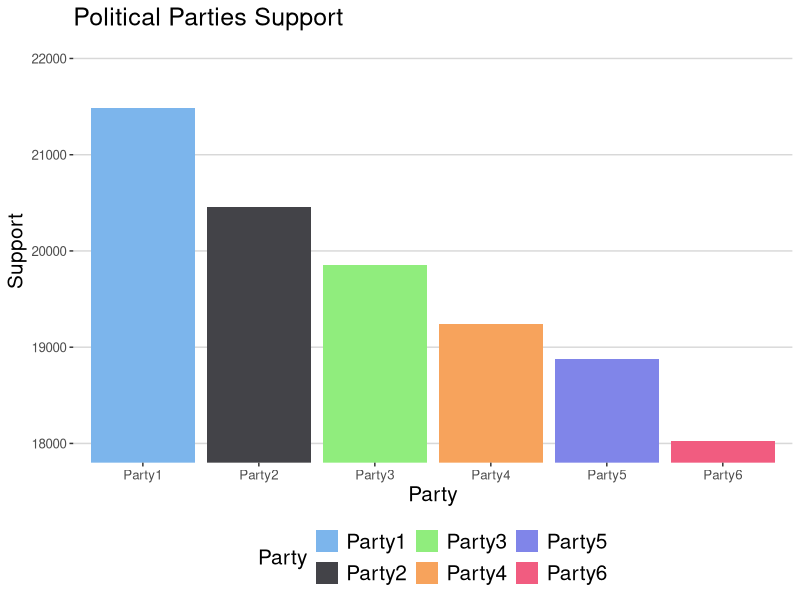
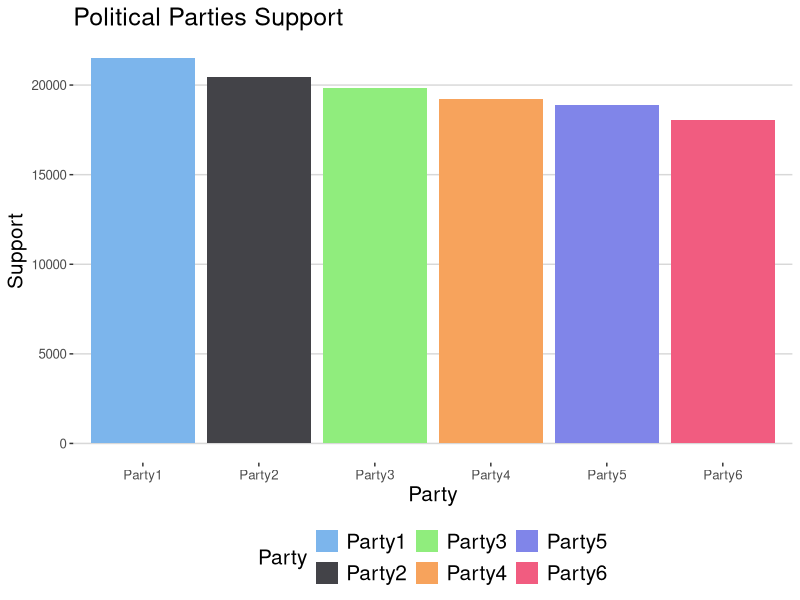
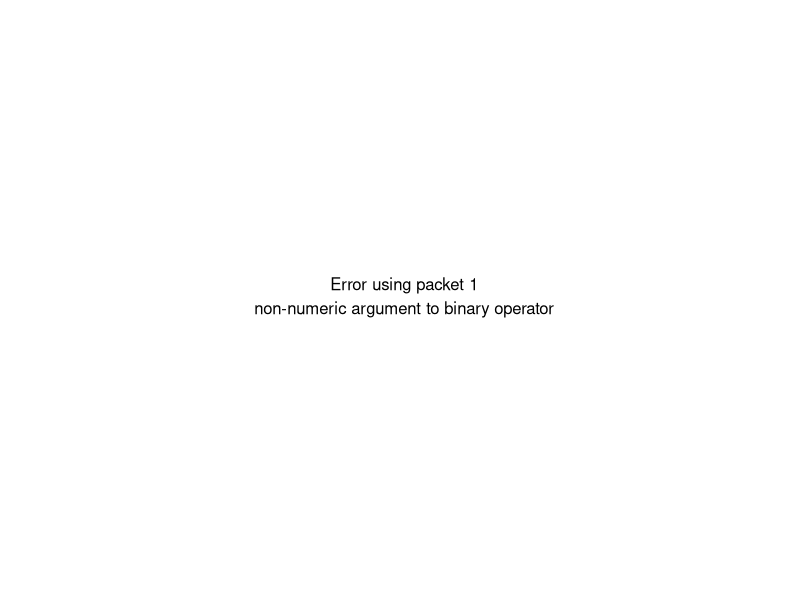
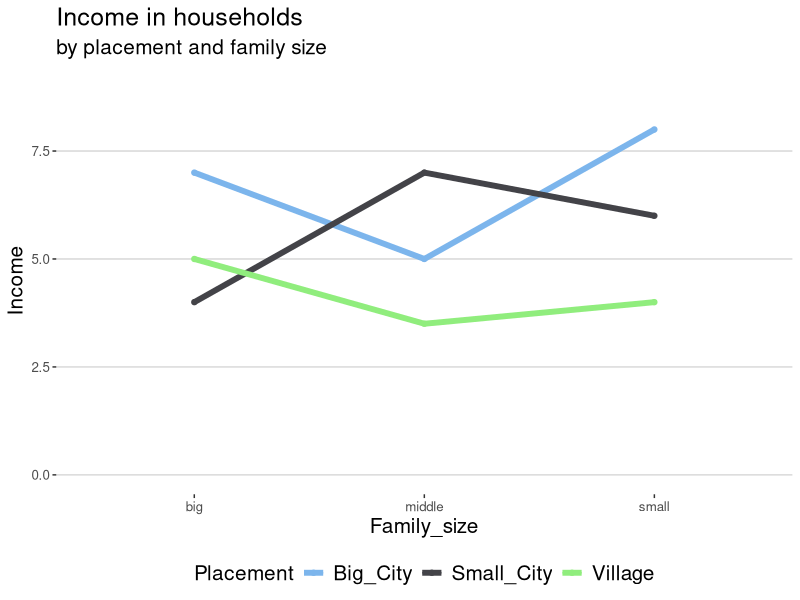
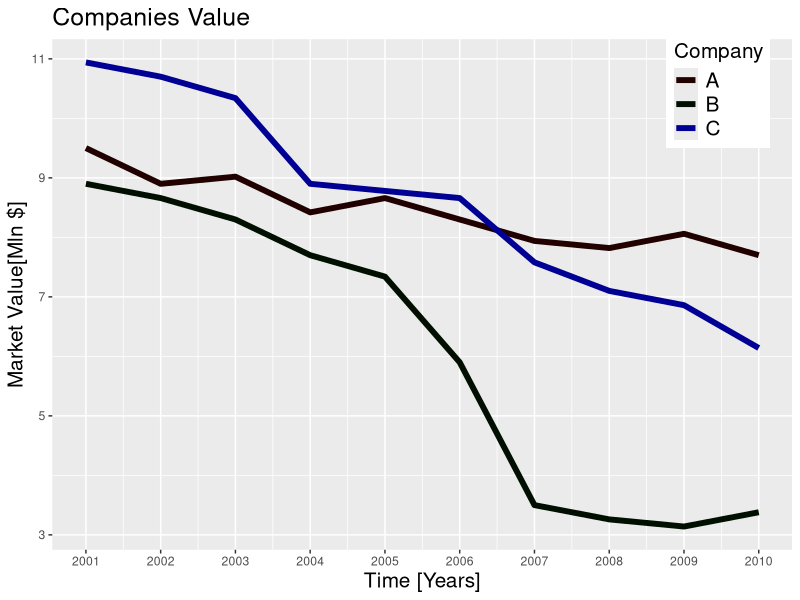
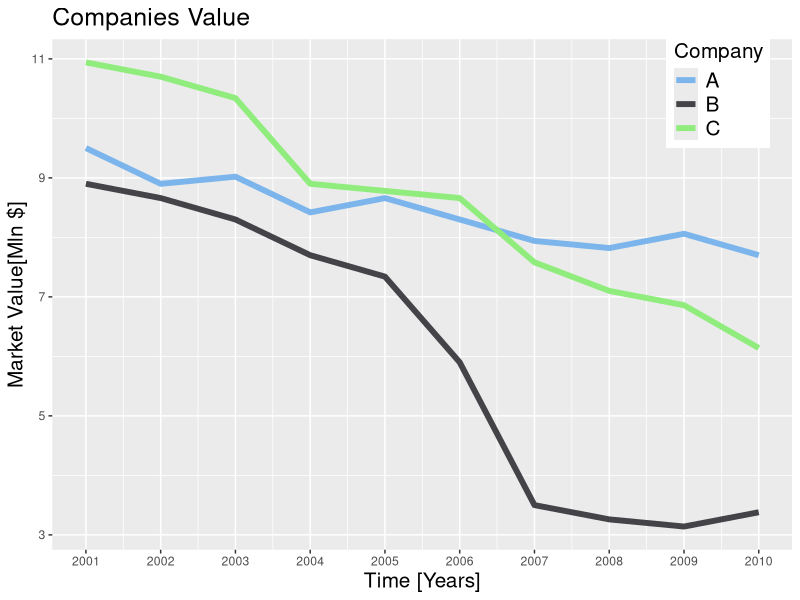

Recreate these plots in R, in order.
library(latticeExtra)
library(ggplot2)
library(ggthemes)

# 3. niepotrzebny trzeci wymiar w słupkowym

d <- read.table(text='Family_size   Income     Placement
   small   8   Big_City
   small   4   Village
   small   6   Small_City
   middle   7   Small_City
   middle   3.5   Village
   middle   5   Big_City
   big  7   Big_City
   big  5   Village
   big  4   Small_City
   ', header=TRUE)

# Zły pryzkład

seven_bad <- cloud(Income~Family_size+Placement, d, panel.3d.cloud=panel.3dbars, col.facet='grey',
      xbase=0.2, ybase=0.4, scales=list(arrows=FALSE, col=1),
      par.settings = list(axis.line = list(col = "transparent")))

# Dobry przykład
seven_ok <- ggplot(d, aes(Family_size, Income, group=Placement, colour=Placement)) +
  geom_line() +
  geom_point() +
  ylim(0.0, 9.0)+
  geom_line(size=2)+
  theme(legend.position = c(0.9, 0.9))+
  theme (
    legend.title = element_text(size=15),
    legend.text = element_text(size=15),
    title = element_text(size=15)
  )+
  labs(title="Income in households",
       subtitle="by placement and family size") +
   theme_hc() + scale_colour_hc()

# 4. ucięcie skali

dat <- read.table(text='Party     Support
   Party1 21485
   Party2 20453
   Party3 19858
   Party4 19240
   Party5 18874
   Party6 18024
   ', header=TRUE)



# Dobry przykład
eight_ok <- ggplot(dat, aes(x=Party, y=Support, fill=Party)) +
  geom_bar(stat = "identity")+
  theme(legend.position = c(0.9, 0.9))+
  theme (
    legend.title = element_text(size=15),
    legend.text = element_text(size=15),
    title = element_text(size=15)
  )+
  labs(title="Political Parties Support") +
   theme_hc() + scale_fill_hc()
#Zły przykład
eight_bad <- ggplot(dat, aes(x=Party, y=Support, fill=Party)) +
  geom_bar(stat = "identity")+
  theme(legend.position = c(0.9, 0.9))+
  theme (
    legend.title = element_text(size=15),
    legend.text = element_text(size=15),
    title = element_text(size=15)
  )+
  labs(title="Political Parties Support")+
  coord_cartesian(ylim=c(18000,22000)) +
   theme_hc() + scale_fill_hc()

# 5. zlewające się kolory

df <- read.table(text='Time Company Value
   2001 A  9.5
   2002 A  8.9
   2003 A  9.02
   2004 A  8.42
   2005 A  8.66
   2006 A  8.3
   2007 A  7.94
   2008 A  7.82
   2009 A  8.06
   2010 A  7.7
   2001 B  8.9
   2002 B  8.66
   2003 B  8.3
   2004 B  7.7
   2005 B  7.34
   2006 B  5.9
   2007 B  3.5
   2008 B  3.26
   2009 B  3.14
   2010 B  3.38
   2001 C  10.94
   2002 C  10.7
   2003 C  10.34
   2004 C  8.9
   2005 C  8.78
   2006 C  8.66
   2007 C  7.58
   2008 C  7.1
   2009 C  6.86
   2010 C  6.14
   ', header=TRUE)

# Dobry przykład
six_ok <- ggplot(df, aes(x=Time, y=Value, group=Company, colour=Company)) +
    geom_line(size=2)+
    theme(legend.position = c(0.9, 0.9))+
    theme (
      legend.title = element_text(size=15),
      legend.text = element_text(size=15),
      title = element_text(size=15)
    )+
    labs(x="Time [Years]",
         y="Market Value[Mln $]",
         title="Companies Value")+
    scale_x_continuous(breaks=c(2001:2010)) + scale_colour_hc()
# Zły przykład
six_bad <- ggplot(df, aes(x=Time, y=Value, group=Company, colour=Company)) +
   geom_line(size=2)+
   theme(legend.position = c(0.9, 0.9))+
   theme (
      legend.title = element_text(size=15),
      legend.text = element_text(size=15),
      title = element_text(size=15)
   )+
   labs(x="Time [Years]",
        y="Market Value[Mln $]",
        title="Companies Value")+
   scale_x_continuous(breaks=c(2001:2010)) +  scale_color_hue(l=2, c=12)
